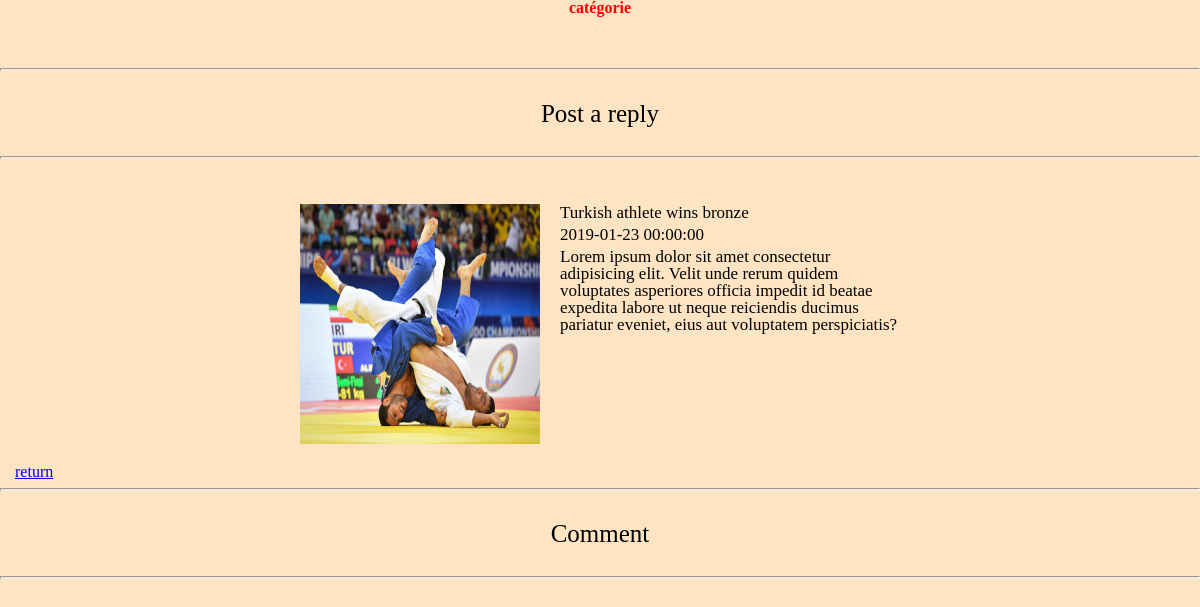
The app's page /page/singleArticle.php?id=1 with its own data.
### tables this page shows
CREATE TABLE subj (
	id INT UNSIGNED AUTO_INCREMENT,
	title VARCHAR(100) NOT NULL,
	content TEXT NOT NULL,
  img VARCHAR(100) NOT NULL,
	auteur_id INT UNSIGNED NOT NULL,
	date_publication DATETIME NOT NULL,
  category_id INT UNSIGNED NOT NULL,
	PRIMARY KEY(id)
);

### page/singleArticle.php (the view, shortened to what this page needs)
<?php
require_once '../php/connect.php';
if (!$id = intval($_GET["id"])) {
    echo '400';
    exit;
}
$subj = "SELECT
            `title`,
            `content`,
            `img`,
            `date_publication`,
            `category_id`
         FROM
            `subj`
         WHERE
            `id` = :id
         ;";
$stmt1 = $pdo->prepare($subj);
$stmt1->bindValue(":id",$id);
$stmt1->execute();
?>
<!DOCTYPE html>
<html lang="fr">
  <head>
    <link rel="stylesheet" href="../scss/reset.css" />
    <link rel="stylesheet" href="../scss/singleArticle.css" />
  </head>
  <body>
    <header>
        <h3>catégorie</h3>
    </header>
    <hr />
    <div class= "start">Post a reply</div>
    <hr />
    <main>
        <article class = "subject">
            <?php
            while ($row1 = $stmt1->fetch(\PDO::FETCH_ASSOC)) :
                ?>
                <div class= subject__img>
                    <img src='../img/<?= $row1["img"]?>' alt="Judo" />
                    <div class = subject__content>
                        <div class= "subject__title"><?=$row1["title"]?></div>
                        <div class = "subject__author"><?=$row1["date_publication"]?></div>
                        <p>
                            <?=$row1["content"]?>
                        </p>
                    </div>
                </div>
                <div><a href="singleCategorie.php?id=<?=$row1["category_id"] ?>">return</a></div>
                <hr>
                <div class = "comment">Comment</div>
                <hr>
            <?php
            endwhile;
            ?>
        </article>
    </main>
  </body>
</html>

### scss/singleArticle.css (style rules this page uses)
body { background-color: bisque; }
.start { text-align: center; margin-top: 30px; margin-bottom: 30px; font-size: 25px; }
h3 { color: red; text-align: center; margin-bottom: 30px; font-weight: bold; }
hr { height: 1px; }
a { margin-left: 15px; }
p { margin-left: 20px; font-size: 17px; }
.subject { margin-top: 45px; }
.subject__img { display: flex; width: 50vw; margin: auto auto; }
img { margin-bottom: 20px; width: 20vw; height: 20vw; }
.subject__content { display: flex; flex-direction: column; }
.subject__title, .subject__author { margin-left: 20px; margin-bottom: 5px; font-size: 17px; }
.comment { text-align: center; margin-top: 30px; margin-bottom: 30px; font-size: 25px; }

### records on screen
subj: img (picture), title "Turkish athlete wins bronze", date_publication "2019-01-23 00:00:00", content "Lorem ipsum dolor sit amet consectetur adipisicing elit. Velit unde rerum quidem voluptates asperiores officia impedit id beatae expedita labore ut neque reiciendis ducimus pariatur eveniet, eius aut voluptatem perspiciatis?"
